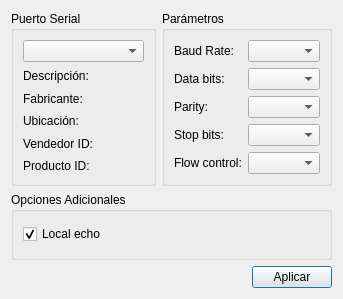
<?xml version="1.0" encoding="UTF-8"?>
<ui version="4.0">
 <class>SettingsDialog</class>
 <widget class="QDialog" name="SettingsDialog">
  <property name="geometry">
   <rect>
    <x>0</x>
    <y>0</y>
    <width>343</width>
    <height>299</height>
   </rect>
  </property>
  <property name="windowTitle">
   <string>Settings</string>
  </property>
  <layout class="QGridLayout" name="gridLayout_3">
   <item row="0" column="1">
    <widget class="QGroupBox" name="parametersBox">
     <property name="title">
      <string>Parámetros</string>
     </property>
     <layout class="QGridLayout" name="gridLayout_2">
      <item row="0" column="0">
       <widget class="QLabel" name="baudRateLabel">
        <property name="text">
         <string>Baud Rate:</string>
        </property>
       </widget>
      </item>
      <item row="0" column="1">
       <widget class="QComboBox" name="baudRateBox"/>
      </item>
      <item row="1" column="0">
       <widget class="QLabel" name="dataBitsLabel">
        <property name="text">
         <string>Data bits:</string>
        </property>
       </widget>
      </item>
      <item row="1" column="1">
       <widget class="QComboBox" name="dataBitsBox"/>
      </item>
      <item row="2" column="0">
       <widget class="QLabel" name="parityLabel">
        <property name="text">
         <string>Parity:</string>
        </property>
       </widget>
      </item>
      <item row="2" column="1">
       <widget class="QComboBox" name="parityBox"/>
      </item>
      <item row="3" column="0">
       <widget class="QLabel" name="stopBitsLabel">
        <property name="text">
         <string>Stop bits:</string>
        </property>
       </widget>
      </item>
      <item row="3" column="1">
       <widget class="QComboBox" name="stopBitsBox"/>
      </item>
      <item row="4" column="0">
       <widget class="QLabel" name="flowControlLabel">
        <property name="text">
         <string>Flow control:</string>
        </property>
       </widget>
      </item>
      <item row="4" column="1">
       <widget class="QComboBox" name="flowControlBox"/>
      </item>
     </layout>
    </widget>
   </item>
   <item row="0" column="0">
    <widget class="QGroupBox" name="selectBox">
     <property name="title">
      <string>Puerto Serial</string>
     </property>
     <layout class="QGridLayout" name="gridLayout">
      <item row="0" column="0">
       <widget class="QComboBox" name="serialPortInfoListBox"/>
      </item>
      <item row="1" column="0">
       <widget class="QLabel" name="descriptionLabel">
        <property name="text">
         <string>Descripción:</string>
        </property>
       </widget>
      </item>
      <item row="2" column="0">
       <widget class="QLabel" name="manufacturerLabel">
        <property name="text">
         <string>Fabricante:</string>
        </property>
       </widget>
      </item>
      <item row="3" column="0">
       <widget class="QLabel" name="locationLabel">
        <property name="text">
         <string>Ubicación:</string>
        </property>
       </widget>
      </item>
      <item row="4" column="0">
       <widget class="QLabel" name="vidLabel">
        <property name="text">
         <string>Vendedor ID:</string>
        </property>
       </widget>
      </item>
      <item row="5" column="0">
       <widget class="QLabel" name="pidLabel">
        <property name="text">
         <string>Producto ID:</string>
        </property>
       </widget>
      </item>
     </layout>
    </widget>
   </item>
   <item row="2" column="0" colspan="2">
    <layout class="QHBoxLayout" name="horizontalLayout">
     <item>
      <spacer name="horizontalSpacer">
       <property name="orientation">
        <enum>Qt::Horizontal</enum>
       </property>
       <property name="sizeHint" stdset="0">
        <size>
         <width>96</width>
         <height>20</height>
        </size>
       </property>
      </spacer>
     </item>
     <item>
      <widget class="QPushButton" name="applyButton">
       <property name="text">
        <string>Aplicar</string>
       </property>
      </widget>
     </item>
    </layout>
   </item>
   <item row="1" column="0" colspan="2">
    <widget class="QGroupBox" name="additionalOptionsGroupBox">
     <property name="title">
      <string>Opciones Adicionales</string>
     </property>
     <layout class="QVBoxLayout" name="verticalLayout">
      <item>
       <widget class="QCheckBox" name="localEchoCheckBox">
        <property name="text">
         <string>Local echo</string>
        </property>
        <property name="checked">
         <bool>true</bool>
        </property>
       </widget>
      </item>
     </layout>
    </widget>
   </item>
  </layout>
 </widget>
 <resources/>
 <connections/>
</ui>
